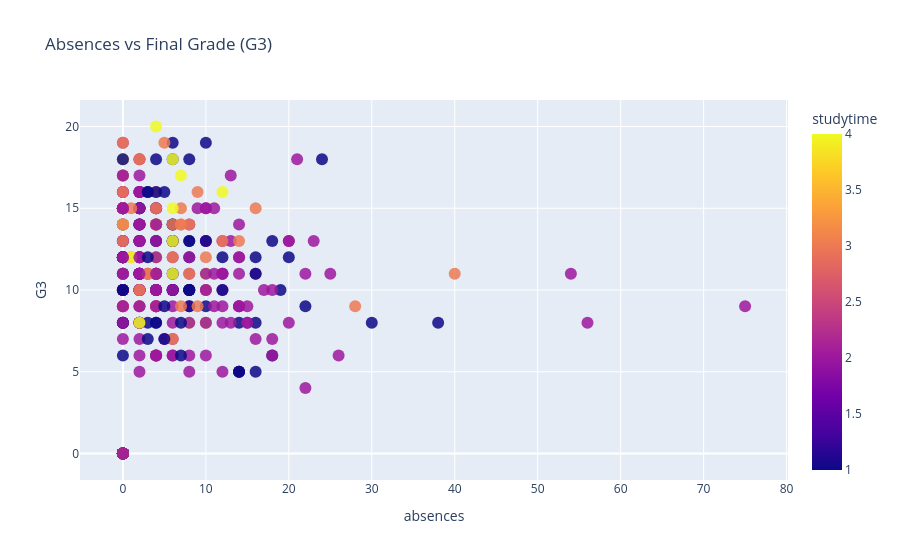

Write notebook code for a chart like this one.
### Code cell
import pandas as pd
import plotly.express as px

df = pd.read_csv("student-mat.csv", sep=";")

fig = px.scatter(
    df,
    x="absences",
    y="G3",
    color="studytime",              # legend on the right like your example
    size="failures",                # bubble sizes
    hover_name="school",            # like hover_name="Entity"
    hover_data=["sex", "age", "G1", "G2", "failures", "studytime"],
    title="Absences vs Final Grade (G3)"
)

fig.update_traces(marker=dict(size=12, opacity=0.85))
fig.update_layout(legend_title_text="Studytime", template="plotly")
fig.show()

### Figure 1 — Plotly figure (JSON) as saved in the notebook; plotly's stock layout.template omitted (floating-point values rounded to 4 significant figures; data arrays with more than 128 entries replaced by an {"elided": "..."} marker saying what was removed)
{"data": [{"customdata": {"elided": "395x6 mixed values"}, "hovertemplate": "<b>%{hovertext}</b><br><br>absences=%{x}<br>G3=%{y}<br>failures=%{customdata[4]}<br>sex=%{customdata[0]}<br>age=%{customdata[1]}<br>G1=%{customdata[2]}<br>G2=%{customdata[3]}<br>studytime=%{marker.color}<extra></extra>", "hovertext": {"elided": "395 str values"}, "legendgroup": "", "marker": {"color": {"elided": "395 int values"}, "coloraxis": "coloraxis", "opacity": 0.85, "size": 12, "sizemode": "area", "sizeref": 0.0075, "symbol": "circle"}, "mode": "markers", "name": "", "orientation": "v", "showlegend": false, "type": "scatter", "x": {"elided": "395 int values"}, "xaxis": "x", "y": {"elided": "395 int values"}, "yaxis": "y"}], "layout": {"coloraxis": {"colorbar": {"title": {"text": "studytime"}}, "colorscale": [[0, "#0d0887"], [0.1111, "#46039f"], [0.2222, "#7201a8"], [0.3333, "#9c179e"], [0.4444, "#bd3786"], [0.5556, "#d8576b"], [0.6667, "#ed7953"], [0.7778, "#fb9f3a"], [0.8889, "#fdca26"], [1, "#f0f921"]]}, "legend": {"itemsizing": "constant", "title": {"text": "Studytime"}, "tracegroupgap": 0}, "title": {"text": "Absences vs Final Grade (G3)"}, "xaxis": {"anchor": "y", "domain": [0, 1], "title": {"text": "absences"}}, "yaxis": {"anchor": "x", "domain": [0, 1], "title": {"text": "G3"}}}}
